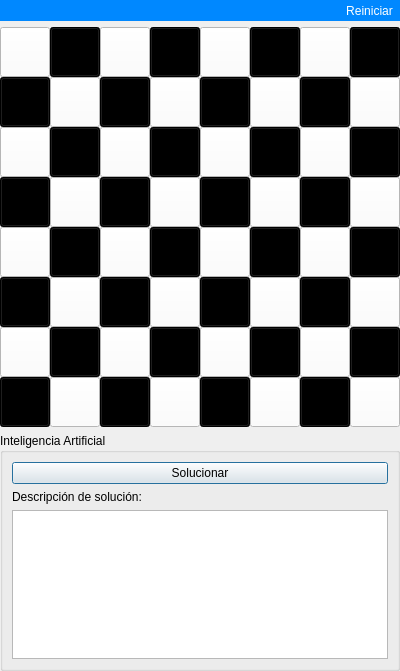
<?xml version="1.0" encoding="UTF-8"?>
<ui version="4.0">
 <class>Dialog</class>
 <widget class="QDialog" name="Dialog">
  <property name="geometry">
   <rect>
    <x>0</x>
    <y>0</y>
    <width>400</width>
    <height>671</height>
   </rect>
  </property>
  <property name="minimumSize">
   <size>
    <width>400</width>
    <height>0</height>
   </size>
  </property>
  <property name="maximumSize">
   <size>
    <width>400</width>
    <height>16777215</height>
   </size>
  </property>
  <property name="windowTitle">
   <string>Problema de las Reinas</string>
  </property>
  <layout class="QGridLayout" name="gridLayout_4">
   <property name="leftMargin">
    <number>0</number>
   </property>
   <property name="topMargin">
    <number>0</number>
   </property>
   <property name="rightMargin">
    <number>0</number>
   </property>
   <property name="bottomMargin">
    <number>0</number>
   </property>
   <item row="2" column="0">
    <widget class="QGroupBox" name="groupBox_2">
     <property name="title">
      <string>Inteligencia Artificial</string>
     </property>
     <layout class="QGridLayout" name="gridLayout_3">
      <item row="0" column="0">
       <widget class="QPushButton" name="solucionar">
        <property name="text">
         <string>Solucionar</string>
        </property>
       </widget>
      </item>
      <item row="2" column="0">
       <widget class="QPlainTextEdit" name="entrada_soluciones">
        <property name="readOnly">
         <bool>true</bool>
        </property>
        <property name="plainText">
         <string/>
        </property>
        <property name="backgroundVisible">
         <bool>false</bool>
        </property>
        <property name="centerOnScroll">
         <bool>false</bool>
        </property>
        <property name="placeholderText">
         <string>Precione el botón 'Solucionar con mejor heurística' para mostrar los pasos lógicos inteligentes a partir de la heurística</string>
        </property>
       </widget>
      </item>
      <item row="1" column="0">
       <widget class="QLabel" name="label">
        <property name="text">
         <string>Descripción de solución:</string>
        </property>
       </widget>
      </item>
     </layout>
    </widget>
   </item>
   <item row="1" column="0">
    <widget class="QWidget" name="tablero" native="true">
     <property name="minimumSize">
      <size>
       <width>400</width>
       <height>400</height>
      </size>
     </property>
     <property name="maximumSize">
      <size>
       <width>400</width>
       <height>400</height>
      </size>
     </property>
     <property name="styleSheet">
      <string notr="true"/>
     </property>
     <layout class="QGridLayout" name="gridLayout_2">
      <property name="leftMargin">
       <number>0</number>
      </property>
      <property name="topMargin">
       <number>0</number>
      </property>
      <property name="rightMargin">
       <number>0</number>
      </property>
      <property name="bottomMargin">
       <number>0</number>
      </property>
      <property name="spacing">
       <number>0</number>
      </property>
      <item row="7" column="6">
       <widget class="QPushButton" name="b2_21">
        <property name="minimumSize">
         <size>
          <width>50</width>
          <height>50</height>
         </size>
        </property>
        <property name="maximumSize">
         <size>
          <width>50</width>
          <height>50</height>
         </size>
        </property>
        <property name="styleSheet">
         <string notr="true">font: 75 20pt &quot;Arial&quot;;
color: rgb(255, 255, 255);
background-color: rgb(0, 0, 0);</string>
        </property>
        <property name="text">
         <string/>
        </property>
       </widget>
      </item>
      <item row="7" column="2">
       <widget class="QPushButton" name="b2_22">
        <property name="minimumSize">
         <size>
          <width>50</width>
          <height>50</height>
         </size>
        </property>
        <property name="maximumSize">
         <size>
          <width>50</width>
          <height>50</height>
         </size>
        </property>
        <property name="styleSheet">
         <string notr="true">font: 75 20pt &quot;Arial&quot;;
color: rgb(255, 255, 255);
background-color: rgb(0, 0, 0);</string>
        </property>
        <property name="text">
         <string/>
        </property>
       </widget>
      </item>
      <item row="7" column="5">
       <widget class="QPushButton" name="a1_16">
        <property name="minimumSize">
         <size>
          <width>50</width>
          <height>50</height>
         </size>
        </property>
        <property name="maximumSize">
         <size>
          <width>50</width>
          <height>50</height>
         </size>
        </property>
        <property name="styleSheet">
         <string notr="true">font: 75 20pt &quot;Arial&quot;;
color: rgb(0, 0, 0);
background-color: rgb(255, 255, 255);</string>
        </property>
        <property name="text">
         <string/>
        </property>
       </widget>
      </item>
      <item row="7" column="7">
       <widget class="QPushButton" name="a1_20">
        <property name="minimumSize">
         <size>
          <width>50</width>
          <height>50</height>
         </size>
        </property>
        <property name="maximumSize">
         <size>
          <width>50</width>
          <height>50</height>
         </size>
        </property>
        <property name="styleSheet">
         <string notr="true">font: 75 20pt &quot;Arial&quot;;
color: rgb(0, 0, 0);
background-color: rgb(255, 255, 255);</string>
        </property>
        <property name="text">
         <string/>
        </property>
       </widget>
      </item>
      <item row="7" column="4">
       <widget class="QPushButton" name="b2_24">
        <property name="minimumSize">
         <size>
          <width>50</width>
          <height>50</height>
         </size>
        </property>
        <property name="maximumSize">
         <size>
          <width>50</width>
          <height>50</height>
         </size>
        </property>
        <property name="styleSheet">
         <string notr="true">font: 75 20pt &quot;Arial&quot;;
color: rgb(255, 255, 255);
background-color: rgb(0, 0, 0);</string>
        </property>
        <property name="text">
         <string/>
        </property>
       </widget>
      </item>
      <item row="7" column="3">
       <widget class="QPushButton" name="a1_12">
        <property name="minimumSize">
         <size>
          <width>50</width>
          <height>50</height>
         </size>
        </property>
        <property name="maximumSize">
         <size>
          <width>50</width>
          <height>50</height>
         </size>
        </property>
        <property name="styleSheet">
         <string notr="true">font: 75 20pt &quot;Arial&quot;;
color: rgb(0, 0, 0);
background-color: rgb(255, 255, 255);</string>
        </property>
        <property name="text">
         <string/>
        </property>
       </widget>
      </item>
      <item row="1" column="1">
       <widget class="QPushButton" name="c10">
        <property name="minimumSize">
         <size>
          <width>50</width>
          <height>50</height>
         </size>
        </property>
        <property name="maximumSize">
         <size>
          <width>50</width>
          <height>50</height>
         </size>
        </property>
        <property name="styleSheet">
         <string notr="true">font: 75 20pt &quot;Arial&quot;;
color: rgb(0, 0, 0);
background-color: rgb(255, 255, 255);</string>
        </property>
        <property name="text">
         <string/>
        </property>
       </widget>
      </item>
      <item row="0" column="2">
       <widget class="QPushButton" name="c3">
        <property name="minimumSize">
         <size>
          <width>50</width>
          <height>50</height>
         </size>
        </property>
        <property name="maximumSize">
         <size>
          <width>50</width>
          <height>50</height>
         </size>
        </property>
        <property name="styleSheet">
         <string notr="true">font: 75 20pt &quot;Arial&quot;;
color: rgb(0, 0, 0);
background-color: rgb(255, 255, 255);</string>
        </property>
        <property name="text">
         <string/>
        </property>
       </widget>
      </item>
      <item row="0" column="5">
       <widget class="QPushButton" name="c6">
        <property name="minimumSize">
         <size>
          <width>50</width>
          <height>50</height>
         </size>
        </property>
        <property name="maximumSize">
         <size>
          <width>50</width>
          <height>50</height>
         </size>
        </property>
        <property name="styleSheet">
         <string notr="true">font: 75 20pt &quot;Arial&quot;;
color: rgb(255, 255, 255);
background-color: rgb(0, 0, 0);</string>
        </property>
        <property name="text">
         <string/>
        </property>
       </widget>
      </item>
      <item row="1" column="5">
       <widget class="QPushButton" name="c14">
        <property name="minimumSize">
         <size>
          <width>50</width>
          <height>50</height>
         </size>
        </property>
        <property name="maximumSize">
         <size>
          <width>50</width>
          <height>50</height>
         </size>
        </property>
        <property name="styleSheet">
         <string notr="true">font: 75 20pt &quot;Arial&quot;;
color: rgb(0, 0, 0);
background-color: rgb(255, 255, 255);</string>
        </property>
        <property name="text">
         <string/>
        </property>
       </widget>
      </item>
      <item row="2" column="0">
       <widget class="QPushButton" name="c17">
        <property name="minimumSize">
         <size>
          <width>50</width>
          <height>50</height>
         </size>
        </property>
        <property name="maximumSize">
         <size>
          <width>50</width>
          <height>50</height>
         </size>
        </property>
        <property name="styleSheet">
         <string notr="true">font: 75 20pt &quot;Arial&quot;;
color: rgb(0, 0, 0);
background-color: rgb(255, 255, 255);</string>
        </property>
        <property name="text">
         <string/>
        </property>
       </widget>
      </item>
      <item row="2" column="2">
       <widget class="QPushButton" name="c19">
        <property name="minimumSize">
         <size>
          <width>50</width>
          <height>50</height>
         </size>
        </property>
        <property name="maximumSize">
         <size>
          <width>50</width>
          <height>50</height>
         </size>
        </property>
        <property name="styleSheet">
         <string notr="true">font: 75 20pt &quot;Arial&quot;;
color: rgb(0, 0, 0);
background-color: rgb(255, 255, 255);</string>
        </property>
        <property name="text">
         <string/>
        </property>
       </widget>
      </item>
      <item row="1" column="0">
       <widget class="QPushButton" name="c9">
        <property name="minimumSize">
         <size>
          <width>50</width>
          <height>50</height>
         </size>
        </property>
        <property name="maximumSize">
         <size>
          <width>50</width>
          <height>50</height>
         </size>
        </property>
        <property name="styleSheet">
         <string notr="true">font: 75 20pt &quot;Arial&quot;;
color: rgb(255, 255, 255);
background-color: rgb(0, 0, 0);</string>
        </property>
        <property name="text">
         <string/>
        </property>
       </widget>
      </item>
      <item row="1" column="3">
       <widget class="QPushButton" name="c12">
        <property name="minimumSize">
         <size>
          <width>50</width>
          <height>50</height>
         </size>
        </property>
        <property name="maximumSize">
         <size>
          <width>50</width>
          <height>50</height>
         </size>
        </property>
        <property name="styleSheet">
         <string notr="true">font: 75 20pt &quot;Arial&quot;;
color: rgb(0, 0, 0);
background-color: rgb(255, 255, 255);</string>
        </property>
        <property name="text">
         <string/>
        </property>
       </widget>
      </item>
      <item row="0" column="1">
       <widget class="QPushButton" name="c2">
        <property name="minimumSize">
         <size>
          <width>50</width>
          <height>50</height>
         </size>
        </property>
        <property name="maximumSize">
         <size>
          <width>50</width>
          <height>50</height>
         </size>
        </property>
        <property name="styleSheet">
         <string notr="true">font: 75 20pt &quot;Arial&quot;;
color: rgb(255, 255, 255);
background-color: rgb(0, 0, 0);</string>
        </property>
        <property name="text">
         <string/>
        </property>
       </widget>
      </item>
      <item row="0" column="4">
       <widget class="QPushButton" name="c5">
        <property name="minimumSize">
         <size>
          <width>50</width>
          <height>50</height>
         </size>
        </property>
        <property name="maximumSize">
         <size>
          <width>50</width>
          <height>50</height>
         </size>
        </property>
        <property name="styleSheet">
         <string notr="true">font: 75 20pt &quot;Arial&quot;;
color: rgb(0, 0, 0);
background-color: rgb(255, 255, 255);</string>
        </property>
        <property name="text">
         <string/>
        </property>
       </widget>
      </item>
      <item row="2" column="3">
       <widget class="QPushButton" name="c20">
        <property name="minimumSize">
         <size>
          <width>50</width>
          <height>50</height>
         </size>
        </property>
        <property name="maximumSize">
         <size>
          <width>50</width>
          <height>50</height>
         </size>
        </property>
        <property name="styleSheet">
         <string notr="true">font: 75 20pt &quot;Arial&quot;;
color: rgb(255, 255, 255);
background-color: rgb(0, 0, 0);</string>
        </property>
        <property name="text">
         <string/>
        </property>
       </widget>
      </item>
      <item row="2" column="6">
       <widget class="QPushButton" name="c23">
        <property name="minimumSize">
         <size>
          <width>50</width>
          <height>50</height>
         </size>
        </property>
        <property name="maximumSize">
         <size>
          <width>50</width>
          <height>50</height>
         </size>
        </property>
        <property name="styleSheet">
         <string notr="true">font: 75 20pt &quot;Arial&quot;;
color: rgb(0, 0, 0);
background-color: rgb(255, 255, 255);</string>
        </property>
        <property name="text">
         <string/>
        </property>
       </widget>
      </item>
      <item row="2" column="7">
       <widget class="QPushButton" name="c24">
        <property name="minimumSize">
         <size>
          <width>50</width>
          <height>50</height>
         </size>
        </property>
        <property name="maximumSize">
         <size>
          <width>50</width>
          <height>50</height>
         </size>
        </property>
        <property name="styleSheet">
         <string notr="true">font: 75 20pt &quot;Arial&quot;;
color: rgb(255, 255, 255);
background-color: rgb(0, 0, 0);</string>
        </property>
        <property name="text">
         <string/>
        </property>
       </widget>
      </item>
      <item row="2" column="4">
       <widget class="QPushButton" name="c21">
        <property name="minimumSize">
         <size>
          <width>50</width>
          <height>50</height>
         </size>
        </property>
        <property name="maximumSize">
         <size>
          <width>50</width>
          <height>50</height>
         </size>
        </property>
        <property name="styleSheet">
         <string notr="true">font: 75 20pt &quot;Arial&quot;;
color: rgb(0, 0, 0);
background-color: rgb(255, 255, 255);</string>
        </property>
        <property name="text">
         <string/>
        </property>
       </widget>
      </item>
      <item row="0" column="7">
       <widget class="QPushButton" name="c8">
        <property name="minimumSize">
         <size>
          <width>50</width>
          <height>50</height>
         </size>
        </property>
        <property name="maximumSize">
         <size>
          <width>50</width>
          <height>50</height>
         </size>
        </property>
        <property name="styleSheet">
         <string notr="true">font: 75 20pt &quot;Arial&quot;;
color: rgb(255, 255, 255);
background-color: rgb(0, 0, 0);</string>
        </property>
        <property name="text">
         <string/>
        </property>
       </widget>
      </item>
      <item row="2" column="5">
       <widget class="QPushButton" name="c22">
        <property name="minimumSize">
         <size>
          <width>50</width>
          <height>50</height>
         </size>
        </property>
        <property name="maximumSize">
         <size>
          <width>50</width>
          <height>50</height>
         </size>
        </property>
        <property name="styleSheet">
         <string notr="true">font: 75 20pt &quot;Arial&quot;;
color: rgb(255, 255, 255);
background-color: rgb(0, 0, 0);</string>
        </property>
        <property name="text">
         <string/>
        </property>
       </widget>
      </item>
      <item row="3" column="0">
       <widget class="QPushButton" name="c25">
        <property name="minimumSize">
         <size>
          <width>50</width>
          <height>50</height>
         </size>
        </property>
        <property name="maximumSize">
         <size>
          <width>50</width>
          <height>50</height>
         </size>
        </property>
        <property name="styleSheet">
         <string notr="true">font: 75 20pt &quot;Arial&quot;;
color: rgb(255, 255, 255);
background-color: rgb(0, 0, 0);</string>
        </property>
        <property name="text">
         <string/>
        </property>
       </widget>
      </item>
      <item row="3" column="1">
       <widget class="QPushButton" name="c26">
        <property name="minimumSize">
         <size>
          <width>50</width>
          <height>50</height>
         </size>
        </property>
        <property name="maximumSize">
         <size>
          <width>50</width>
          <height>50</height>
         </size>
        </property>
        <property name="styleSheet">
         <string notr="true">font: 75 20pt &quot;Arial&quot;;
color: rgb(0, 0, 0);
background-color: rgb(255, 255, 255);</string>
        </property>
        <property name="text">
         <string/>
        </property>
       </widget>
      </item>
      <item row="2" column="1">
       <widget class="QPushButton" name="c18">
        <property name="minimumSize">
         <size>
          <width>50</width>
          <height>50</height>
         </size>
        </property>
        <property name="maximumSize">
         <size>
          <width>50</width>
          <height>50</height>
         </size>
        </property>
        <property name="styleSheet">
         <string notr="true">font: 75 20pt &quot;Arial&quot;;
color: rgb(255, 255, 255);
background-color: rgb(0, 0, 0);</string>
        </property>
        <property name="text">
         <string/>
        </property>
       </widget>
      </item>
      <item row="1" column="4">
       <widget class="QPushButton" name="c13">
        <property name="minimumSize">
         <size>
          <width>50</width>
          <height>50</height>
         </size>
        </property>
        <property name="maximumSize">
         <size>
          <width>50</width>
          <height>50</height>
         </size>
        </property>
        <property name="styleSheet">
         <string notr="true">font: 75 20pt &quot;Arial&quot;;
color: rgb(255, 255, 255);
background-color: rgb(0, 0, 0);</string>
        </property>
        <property name="text">
         <string/>
        </property>
       </widget>
      </item>
      <item row="0" column="6">
       <widget class="QPushButton" name="c7">
        <property name="minimumSize">
         <size>
          <width>50</width>
          <height>50</height>
         </size>
        </property>
        <property name="maximumSize">
         <size>
          <width>50</width>
          <height>50</height>
         </size>
        </property>
        <property name="styleSheet">
         <string notr="true">font: 75 20pt &quot;Arial&quot;;
color: rgb(0, 0, 0);
background-color: rgb(255, 255, 255);</string>
        </property>
        <property name="text">
         <string/>
        </property>
       </widget>
      </item>
      <item row="1" column="2">
       <widget class="QPushButton" name="c11">
        <property name="minimumSize">
         <size>
          <width>50</width>
          <height>50</height>
         </size>
        </property>
        <property name="maximumSize">
         <size>
          <width>50</width>
          <height>50</height>
         </size>
        </property>
        <property name="styleSheet">
         <string notr="true">font: 75 20pt &quot;Arial&quot;;
color: rgb(255, 255, 255);
background-color: rgb(0, 0, 0);</string>
        </property>
        <property name="text">
         <string/>
        </property>
       </widget>
      </item>
      <item row="0" column="0">
       <widget class="QPushButton" name="c1">
        <property name="minimumSize">
         <size>
          <width>50</width>
          <height>50</height>
         </size>
        </property>
        <property name="maximumSize">
         <size>
          <width>50</width>
          <height>50</height>
         </size>
        </property>
        <property name="styleSheet">
         <string notr="true">font: 75 20pt &quot;Arial&quot;;
color: rgb(0, 0, 0);
background-color: rgb(255, 255, 255);</string>
        </property>
        <property name="text">
         <string/>
        </property>
       </widget>
      </item>
      <item row="0" column="3">
       <widget class="QPushButton" name="c4">
        <property name="minimumSize">
         <size>
          <width>50</width>
          <height>50</height>
         </size>
        </property>
        <property name="maximumSize">
         <size>
          <width>50</width>
          <height>50</height>
         </size>
        </property>
        <property name="styleSheet">
         <string notr="true">font: 75 20pt &quot;Arial&quot;;
color: rgb(255, 255, 255);
background-color: rgb(0, 0, 0);</string>
        </property>
        <property name="text">
         <string/>
        </property>
       </widget>
      </item>
      <item row="1" column="7">
       <widget class="QPushButton" name="c16">
        <property name="minimumSize">
         <size>
          <width>50</width>
          <height>50</height>
         </size>
        </property>
        <property name="maximumSize">
         <size>
          <width>50</width>
          <height>50</height>
         </size>
        </property>
        <property name="styleSheet">
         <string notr="true">font: 75 20pt &quot;Arial&quot;;
color: rgb(0, 0, 0);
background-color: rgb(255, 255, 255);</string>
        </property>
        <property name="text">
         <string/>
        </property>
       </widget>
      </item>
      <item row="1" column="6">
       <widget class="QPushButton" name="c15">
        <property name="minimumSize">
         <size>
          <width>50</width>
          <height>50</height>
         </size>
        </property>
        <property name="maximumSize">
         <size>
          <width>50</width>
          <height>50</height>
         </size>
        </property>
        <property name="styleSheet">
         <string notr="true">font: 75 20pt &quot;Arial&quot;;
color: rgb(255, 255, 255);
background-color: rgb(0, 0, 0);</string>
        </property>
        <property name="text">
         <string/>
        </property>
       </widget>
      </item>
      <item row="3" column="2">
       <widget class="QPushButton" name="c27">
        <property name="minimumSize">
         <size>
          <width>50</width>
          <height>50</height>
         </size>
        </property>
        <property name="maximumSize">
         <size>
          <width>50</width>
          <height>50</height>
         </size>
        </property>
        <property name="styleSheet">
         <string notr="true">font: 75 20pt &quot;Arial&quot;;
color: rgb(255, 255, 255);
background-color: rgb(0, 0, 0);</string>
        </property>
        <property name="text">
         <string/>
        </property>
       </widget>
      </item>
      <item row="3" column="4">
       <widget class="QPushButton" name="c29">
        <property name="minimumSize">
         <size>
          <width>50</width>
          <height>50</height>
         </size>
        </property>
        <property name="maximumSize">
         <size>
          <width>50</width>
          <height>50</height>
         </size>
        </property>
        <property name="styleSheet">
         <string notr="true">font: 75 20pt &quot;Arial&quot;;
color: rgb(255, 255, 255);
background-color: rgb(0, 0, 0);</string>
        </property>
        <property name="text">
         <string/>
        </property>
       </widget>
      </item>
      <item row="3" column="7">
       <widget class="QPushButton" name="c32">
        <property name="minimumSize">
         <size>
          <width>50</width>
          <height>50</height>
         </size>
        </property>
        <property name="maximumSize">
         <size>
          <width>50</width>
          <height>50</height>
         </size>
        </property>
        <property name="styleSheet">
         <string notr="true">font: 75 20pt &quot;Arial&quot;;
color: rgb(0, 0, 0);
background-color: rgb(255, 255, 255);</string>
        </property>
        <property name="text">
         <string/>
        </property>
       </widget>
      </item>
      <item row="3" column="5">
       <widget class="QPushButton" name="c30">
        <property name="minimumSize">
         <size>
          <width>50</width>
          <height>50</height>
         </size>
        </property>
        <property name="maximumSize">
         <size>
          <width>50</width>
          <height>50</height>
         </size>
        </property>
        <property name="styleSheet">
         <string notr="true">font: 75 20pt &quot;Arial&quot;;
color: rgb(0, 0, 0);
background-color: rgb(255, 255, 255);</string>
        </property>
        <property name="text">
         <string/>
        </property>
       </widget>
      </item>
      <item row="4" column="1">
       <widget class="QPushButton" name="b2_26">
        <property name="minimumSize">
         <size>
          <width>50</width>
          <height>50</height>
         </size>
        </property>
        <property name="maximumSize">
         <size>
          <width>50</width>
          <height>50</height>
         </size>
        </property>
        <property name="styleSheet">
         <string notr="true">font: 75 20pt &quot;Arial&quot;;
color: rgb(255, 255, 255);
background-color: rgb(0, 0, 0);</string>
        </property>
        <property name="text">
         <string/>
        </property>
       </widget>
      </item>
      <item row="3" column="3">
       <widget class="QPushButton" name="c28">
        <property name="minimumSize">
         <size>
          <width>50</width>
          <height>50</height>
         </size>
        </property>
        <property name="maximumSize">
         <size>
          <width>50</width>
          <height>50</height>
         </size>
        </property>
        <property name="styleSheet">
         <string notr="true">font: 75 20pt &quot;Arial&quot;;
color: rgb(0, 0, 0);
background-color: rgb(255, 255, 255);</string>
        </property>
        <property name="text">
         <string/>
        </property>
       </widget>
      </item>
      <item row="3" column="6">
       <widget class="QPushButton" name="c31">
        <property name="minimumSize">
         <size>
          <width>50</width>
          <height>50</height>
         </size>
        </property>
        <property name="maximumSize">
         <size>
          <width>50</width>
          <height>50</height>
         </size>
        </property>
        <property name="styleSheet">
         <string notr="true">font: 75 20pt &quot;Arial&quot;;
color: rgb(255, 255, 255);
background-color: rgb(0, 0, 0);</string>
        </property>
        <property name="text">
         <string/>
        </property>
       </widget>
      </item>
      <item row="4" column="0">
       <widget class="QPushButton" name="a1_27">
        <property name="minimumSize">
         <size>
          <width>50</width>
          <height>50</height>
         </size>
        </property>
        <property name="maximumSize">
         <size>
          <width>50</width>
          <height>50</height>
         </size>
        </property>
        <property name="styleSheet">
         <string notr="true">font: 75 20pt &quot;Arial&quot;;
color: rgb(0, 0, 0);
background-color: rgb(255, 255, 255);</string>
        </property>
        <property name="text">
         <string/>
        </property>
       </widget>
      </item>
      <item row="4" column="2">
       <widget class="QPushButton" name="a1_25">
        <property name="minimumSize">
         <size>
          <width>50</width>
          <height>50</height>
         </size>
        </property>
        <property name="maximumSize">
         <size>
          <width>50</width>
          <height>50</height>
         </size>
        </property>
        <property name="styleSheet">
         <string notr="true">font: 75 20pt &quot;Arial&quot;;
color: rgb(0, 0, 0);
background-color: rgb(255, 255, 255);</string>
        </property>
        <property name="text">
         <string/>
        </property>
       </widget>
      </item>
      <item row="4" column="3">
       <widget class="QPushButton" name="b2_25">
        <property name="minimumSize">
         <size>
          <width>50</width>
          <height>50</height>
         </size>
        </property>
        <property name="maximumSize">
         <size>
          <width>50</width>
          <height>50</height>
         </size>
        </property>
        <property name="styleSheet">
         <string notr="true">font: 75 20pt &quot;Arial&quot;;
color: rgb(255, 255, 255);
background-color: rgb(0, 0, 0);</string>
        </property>
        <property name="text">
         <string/>
        </property>
       </widget>
      </item>
      <item row="4" column="4">
       <widget class="QPushButton" name="a1_28">
        <property name="minimumSize">
         <size>
          <width>50</width>
          <height>50</height>
         </size>
        </property>
        <property name="maximumSize">
         <size>
          <width>50</width>
          <height>50</height>
         </size>
        </property>
        <property name="styleSheet">
         <string notr="true">font: 75 20pt &quot;Arial&quot;;
color: rgb(0, 0, 0);
background-color: rgb(255, 255, 255);</string>
        </property>
        <property name="text">
         <string/>
        </property>
       </widget>
      </item>
      <item row="4" column="5">
       <widget class="QPushButton" name="b2_28">
        <property name="minimumSize">
         <size>
          <width>50</width>
          <height>50</height>
         </size>
        </property>
        <property name="maximumSize">
         <size>
          <width>50</width>
          <height>50</height>
         </size>
        </property>
        <property name="styleSheet">
         <string notr="true">font: 75 20pt &quot;Arial&quot;;
color: rgb(255, 255, 255);
background-color: rgb(0, 0, 0);</string>
        </property>
        <property name="text">
         <string/>
        </property>
       </widget>
      </item>
      <item row="4" column="6">
       <widget class="QPushButton" name="a1_26">
        <property name="minimumSize">
         <size>
          <width>50</width>
          <height>50</height>
         </size>
        </property>
        <property name="maximumSize">
         <size>
          <width>50</width>
          <height>50</height>
         </size>
        </property>
        <property name="styleSheet">
         <string notr="true">font: 75 20pt &quot;Arial&quot;;
color: rgb(0, 0, 0);
background-color: rgb(255, 255, 255);</string>
        </property>
        <property name="text">
         <string/>
        </property>
       </widget>
      </item>
      <item row="6" column="4">
       <widget class="QPushButton" name="a1_32">
        <property name="minimumSize">
         <size>
          <width>50</width>
          <height>50</height>
         </size>
        </property>
        <property name="maximumSize">
         <size>
          <width>50</width>
          <height>50</height>
         </size>
        </property>
        <property name="styleSheet">
         <string notr="true">font: 75 20pt &quot;Arial&quot;;
color: rgb(0, 0, 0);
background-color: rgb(255, 255, 255);</string>
        </property>
        <property name="text">
         <string/>
        </property>
       </widget>
      </item>
      <item row="7" column="0">
       <widget class="QPushButton" name="b2_23">
        <property name="minimumSize">
         <size>
          <width>50</width>
          <height>50</height>
         </size>
        </property>
        <property name="maximumSize">
         <size>
          <width>50</width>
          <height>50</height>
         </size>
        </property>
        <property name="styleSheet">
         <string notr="true">font: 75 20pt &quot;Arial&quot;;
color: rgb(255, 255, 255);
background-color: rgb(0, 0, 0);</string>
        </property>
        <property name="text">
         <string/>
        </property>
       </widget>
      </item>
      <item row="5" column="2">
       <widget class="QPushButton" name="b2_18">
        <property name="minimumSize">
         <size>
          <width>50</width>
          <height>50</height>
         </size>
        </property>
        <property name="maximumSize">
         <size>
          <width>50</width>
          <height>50</height>
         </size>
        </property>
        <property name="styleSheet">
         <string notr="true">font: 75 20pt &quot;Arial&quot;;
color: rgb(255, 255, 255);
background-color: rgb(0, 0, 0);</string>
        </property>
        <property name="text">
         <string/>
        </property>
       </widget>
      </item>
      <item row="4" column="7">
       <widget class="QPushButton" name="b2_27">
        <property name="minimumSize">
         <size>
          <width>50</width>
          <height>50</height>
         </size>
        </property>
        <property name="maximumSize">
         <size>
          <width>50</width>
          <height>50</height>
         </size>
        </property>
        <property name="styleSheet">
         <string notr="true">font: 75 20pt &quot;Arial&quot;;
color: rgb(255, 255, 255);
background-color: rgb(0, 0, 0);</string>
        </property>
        <property name="text">
         <string/>
        </property>
       </widget>
      </item>
      <item row="7" column="1">
       <widget class="QPushButton" name="a1_8">
        <property name="minimumSize">
         <size>
          <width>50</width>
          <height>50</height>
         </size>
        </property>
        <property name="maximumSize">
         <size>
          <width>50</width>
          <height>50</height>
         </size>
        </property>
        <property name="styleSheet">
         <string notr="true">font: 75 20pt &quot;Arial&quot;;
color: rgb(0, 0, 0);
background-color: rgb(255, 255, 255);</string>
        </property>
        <property name="text">
         <string/>
        </property>
       </widget>
      </item>
      <item row="5" column="4">
       <widget class="QPushButton" name="b2_20">
        <property name="minimumSize">
         <size>
          <width>50</width>
          <height>50</height>
         </size>
        </property>
        <property name="maximumSize">
         <size>
          <width>50</width>
          <height>50</height>
         </size>
        </property>
        <property name="styleSheet">
         <string notr="true">font: 75 20pt &quot;Arial&quot;;
color: rgb(255, 255, 255);
background-color: rgb(0, 0, 0);</string>
        </property>
        <property name="text">
         <string/>
        </property>
       </widget>
      </item>
      <item row="5" column="5">
       <widget class="QPushButton" name="a1_15">
        <property name="minimumSize">
         <size>
          <width>50</width>
          <height>50</height>
         </size>
        </property>
        <property name="maximumSize">
         <size>
          <width>50</width>
          <height>50</height>
         </size>
        </property>
        <property name="styleSheet">
         <string notr="true">font: 75 20pt &quot;Arial&quot;;
color: rgb(0, 0, 0);
background-color: rgb(255, 255, 255);</string>
        </property>
        <property name="text">
         <string/>
        </property>
       </widget>
      </item>
      <item row="5" column="0">
       <widget class="QPushButton" name="b2_19">
        <property name="minimumSize">
         <size>
          <width>50</width>
          <height>50</height>
         </size>
        </property>
        <property name="maximumSize">
         <size>
          <width>50</width>
          <height>50</height>
         </size>
        </property>
        <property name="styleSheet">
         <string notr="true">font: 75 20pt &quot;Arial&quot;;
color: rgb(255, 255, 255);
background-color: rgb(0, 0, 0);</string>
        </property>
        <property name="text">
         <string/>
        </property>
       </widget>
      </item>
      <item row="6" column="7">
       <widget class="QPushButton" name="b2_31">
        <property name="minimumSize">
         <size>
          <width>50</width>
          <height>50</height>
         </size>
        </property>
        <property name="maximumSize">
         <size>
          <width>50</width>
          <height>50</height>
         </size>
        </property>
        <property name="styleSheet">
         <string notr="true">font: 75 20pt &quot;Arial&quot;;
color: rgb(255, 255, 255);
background-color: rgb(0, 0, 0);</string>
        </property>
        <property name="text">
         <string/>
        </property>
       </widget>
      </item>
      <item row="6" column="0">
       <widget class="QPushButton" name="a1_31">
        <property name="minimumSize">
         <size>
          <width>50</width>
          <height>50</height>
         </size>
        </property>
        <property name="maximumSize">
         <size>
          <width>50</width>
          <height>50</height>
         </size>
        </property>
        <property name="styleSheet">
         <string notr="true">font: 75 20pt &quot;Arial&quot;;
color: rgb(0, 0, 0);
background-color: rgb(255, 255, 255);</string>
        </property>
        <property name="text">
         <string/>
        </property>
       </widget>
      </item>
      <item row="6" column="1">
       <widget class="QPushButton" name="b2_30">
        <property name="minimumSize">
         <size>
          <width>50</width>
          <height>50</height>
         </size>
        </property>
        <property name="maximumSize">
         <size>
          <width>50</width>
          <height>50</height>
         </size>
        </property>
        <property name="styleSheet">
         <string notr="true">font: 75 20pt &quot;Arial&quot;;
color: rgb(255, 255, 255);
background-color: rgb(0, 0, 0);</string>
        </property>
        <property name="text">
         <string/>
        </property>
       </widget>
      </item>
      <item row="6" column="5">
       <widget class="QPushButton" name="b2_32">
        <property name="minimumSize">
         <size>
          <width>50</width>
          <height>50</height>
         </size>
        </property>
        <property name="maximumSize">
         <size>
          <width>50</width>
          <height>50</height>
         </size>
        </property>
        <property name="styleSheet">
         <string notr="true">font: 75 20pt &quot;Arial&quot;;
color: rgb(255, 255, 255);
background-color: rgb(0, 0, 0);</string>
        </property>
        <property name="text">
         <string/>
        </property>
       </widget>
      </item>
      <item row="5" column="1">
       <widget class="QPushButton" name="a1_7">
        <property name="minimumSize">
         <size>
          <width>50</width>
          <height>50</height>
         </size>
        </property>
        <property name="maximumSize">
         <size>
          <width>50</width>
          <height>50</height>
         </size>
        </property>
        <property name="styleSheet">
         <string notr="true">font: 75 20pt &quot;Arial&quot;;
color: rgb(0, 0, 0);
background-color: rgb(255, 255, 255);</string>
        </property>
        <property name="text">
         <string/>
        </property>
       </widget>
      </item>
      <item row="5" column="7">
       <widget class="QPushButton" name="a1_19">
        <property name="minimumSize">
         <size>
          <width>50</width>
          <height>50</height>
         </size>
        </property>
        <property name="maximumSize">
         <size>
          <width>50</width>
          <height>50</height>
         </size>
        </property>
        <property name="styleSheet">
         <string notr="true">font: 75 20pt &quot;Arial&quot;;
color: rgb(0, 0, 0);
background-color: rgb(255, 255, 255);</string>
        </property>
        <property name="text">
         <string/>
        </property>
       </widget>
      </item>
      <item row="5" column="3">
       <widget class="QPushButton" name="a1_11">
        <property name="minimumSize">
         <size>
          <width>50</width>
          <height>50</height>
         </size>
        </property>
        <property name="maximumSize">
         <size>
          <width>50</width>
          <height>50</height>
         </size>
        </property>
        <property name="styleSheet">
         <string notr="true">font: 75 20pt &quot;Arial&quot;;
color: rgb(0, 0, 0);
background-color: rgb(255, 255, 255);</string>
        </property>
        <property name="text">
         <string/>
        </property>
       </widget>
      </item>
      <item row="5" column="6">
       <widget class="QPushButton" name="b2_17">
        <property name="minimumSize">
         <size>
          <width>50</width>
          <height>50</height>
         </size>
        </property>
        <property name="maximumSize">
         <size>
          <width>50</width>
          <height>50</height>
         </size>
        </property>
        <property name="styleSheet">
         <string notr="true">font: 75 20pt &quot;Arial&quot;;
color: rgb(255, 255, 255);
background-color: rgb(0, 0, 0);</string>
        </property>
        <property name="text">
         <string/>
        </property>
       </widget>
      </item>
      <item row="6" column="3">
       <widget class="QPushButton" name="b2_29">
        <property name="minimumSize">
         <size>
          <width>50</width>
          <height>50</height>
         </size>
        </property>
        <property name="maximumSize">
         <size>
          <width>50</width>
          <height>50</height>
         </size>
        </property>
        <property name="styleSheet">
         <string notr="true">font: 75 20pt &quot;Arial&quot;;
color: rgb(255, 255, 255);
background-color: rgb(0, 0, 0);</string>
        </property>
        <property name="text">
         <string/>
        </property>
       </widget>
      </item>
      <item row="6" column="2">
       <widget class="QPushButton" name="a1_29">
        <property name="minimumSize">
         <size>
          <width>50</width>
          <height>50</height>
         </size>
        </property>
        <property name="maximumSize">
         <size>
          <width>50</width>
          <height>50</height>
         </size>
        </property>
        <property name="styleSheet">
         <string notr="true">font: 75 20pt &quot;Arial&quot;;
color: rgb(0, 0, 0);
background-color: rgb(255, 255, 255);</string>
        </property>
        <property name="text">
         <string/>
        </property>
       </widget>
      </item>
      <item row="6" column="6">
       <widget class="QPushButton" name="a1_30">
        <property name="minimumSize">
         <size>
          <width>50</width>
          <height>50</height>
         </size>
        </property>
        <property name="maximumSize">
         <size>
          <width>50</width>
          <height>50</height>
         </size>
        </property>
        <property name="styleSheet">
         <string notr="true">font: 75 20pt &quot;Arial&quot;;
color: rgb(0, 0, 0);
background-color: rgb(255, 255, 255);</string>
        </property>
        <property name="text">
         <string/>
        </property>
       </widget>
      </item>
     </layout>
    </widget>
   </item>
   <item row="0" column="0">
    <widget class="QWidget" name="widget" native="true">
     <property name="styleSheet">
      <string notr="true">QToolButton{
	color: rgb(255, 255, 255);
}
QWidget #widget{
	color: rgb(255, 255, 255);
	background-color: rgb(0, 136, 255);
}</string>
     </property>
     <layout class="QGridLayout" name="gridLayout">
      <property name="leftMargin">
       <number>0</number>
      </property>
      <property name="topMargin">
       <number>0</number>
      </property>
      <property name="rightMargin">
       <number>0</number>
      </property>
      <property name="bottomMargin">
       <number>0</number>
      </property>
      <item row="0" column="1">
       <widget class="QToolButton" name="reiniciar_btn">
        <property name="text">
         <string>Reiniciar</string>
        </property>
        <property name="autoRaise">
         <bool>true</bool>
        </property>
       </widget>
      </item>
      <item row="0" column="0">
       <spacer name="horizontalSpacer">
        <property name="orientation">
         <enum>Qt::Horizontal</enum>
        </property>
        <property name="sizeHint" stdset="0">
         <size>
          <width>40</width>
          <height>20</height>
         </size>
        </property>
       </spacer>
      </item>
     </layout>
    </widget>
   </item>
  </layout>
 </widget>
 <resources/>
 <connections/>
</ui>
